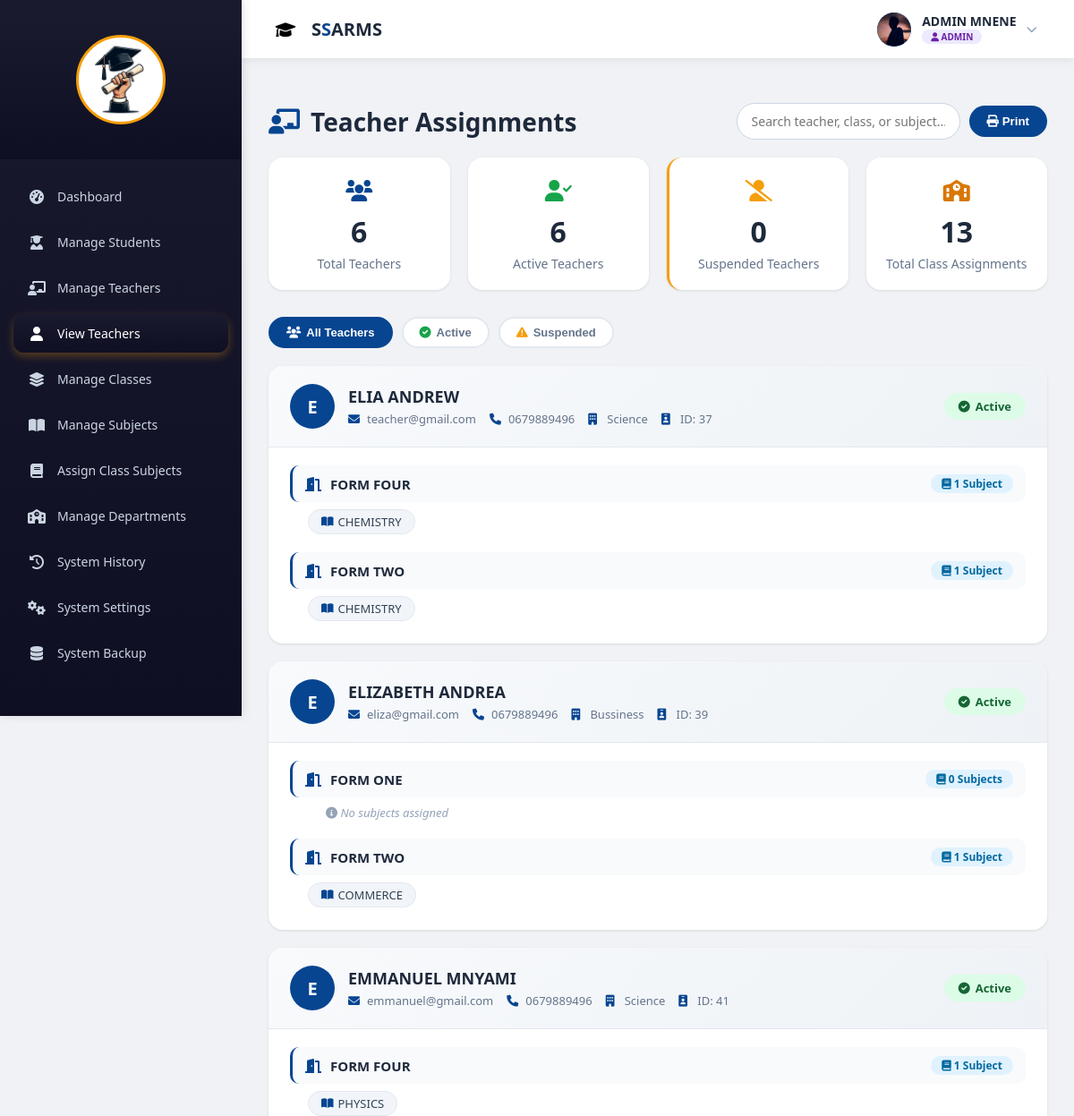
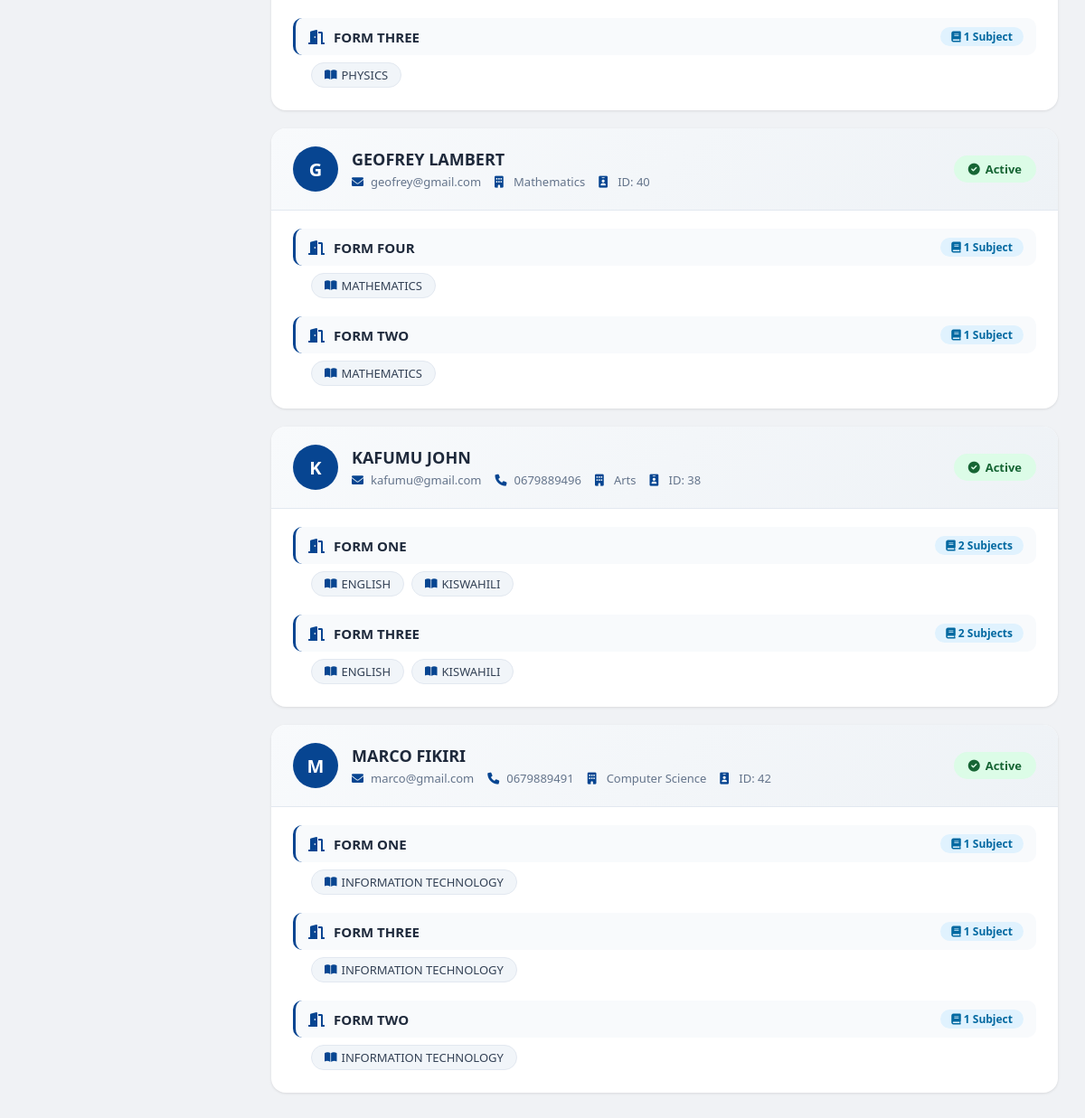
Page /admin/view_teachers.php (signed in) on the committed database (2 pictures, top to bottom).
### tables this page shows
CREATE TABLE `teacher` (
  `teacher_id` int(11) NOT NULL AUTO_INCREMENT,
  `user_id` int(11) NOT NULL,
  `phone_no` varchar(15) DEFAULT NULL,
  `department_id` int(11) DEFAULT NULL,
  `status` enum('active','inactive') DEFAULT 'active',
  PRIMARY KEY (`teacher_id`),
  UNIQUE KEY `user_id` (`user_id`),
  KEY `fk_teacher_department` (`department_id`),
  CONSTRAINT `fk_teacher_department` FOREIGN KEY (`department_id`) REFERENCES `department` (`department_id`),
  CONSTRAINT `teacher_ibfk_1` FOREIGN KEY (`user_id`) REFERENCES `users` (`user_id`) ON DELETE CASCADE ON UPDATE CASCADE
);

CREATE TABLE `users` (
  `user_id` int(11) NOT NULL AUTO_INCREMENT,
  `full_name` varchar(150) NOT NULL,
  `email` varchar(150) NOT NULL,
  `password` varchar(255) NOT NULL,
  `role` enum('admin','teacher','student','academic') NOT NULL,
  `phone` varchar(20) DEFAULT NULL,
  `gender` enum('male','female') DEFAULT NULL,
  `created_at` timestamp NULL DEFAULT current_timestamp(),
  `reset_token` varchar(255) DEFAULT NULL,
  `profile_pic` varchar(255) DEFAULT NULL,
  `status` enum('active','suspended') DEFAULT 'active',
  PRIMARY KEY (`user_id`),
  UNIQUE KEY `email` (`email`)
);

CREATE TABLE `department` (
  `department_id` int(11) NOT NULL AUTO_INCREMENT,
  `department_name` varchar(100) NOT NULL,
  PRIMARY KEY (`department_id`)
);

CREATE TABLE `class` (
  `class_id` int(11) NOT NULL AUTO_INCREMENT,
  `class_name` varchar(100) NOT NULL,
  `stream` varchar(50) DEFAULT NULL,
  `created_at` timestamp NULL DEFAULT current_timestamp(),
  `reg_prefix` varchar(2) NOT NULL,
  `level` int(11) NOT NULL,
  PRIMARY KEY (`class_id`)
);

### admin/view_teachers.php (the view, shortened to what this page needs)
<?php
include '../db.php';
$teachers_query = mysqli_query($conn, "
    SELECT
        t.teacher_id,
        u.full_name,
        u.email,
        t.phone_no,
        u.status,
        d.department_name,
        d.department_id
    FROM teacher t
    INNER JOIN users u ON t.user_id = u.user_id
    LEFT JOIN department d ON t.department_id = d.department_id
    ORDER BY u.full_name ASC
");
$teacher_assignments = [];
while ($teacher = mysqli_fetch_assoc($teachers_query)) {
    $teacher_id = $teacher['teacher_id'];
    $assignments_query = mysqli_query($conn, "
        SELECT
            c.class_id,
            c.class_name,
            GROUP_CONCAT(
                CONCAT(s.subject_name, ' (', ts.teacher_subject_id, ')')
                ORDER BY s.subject_name ASC
                SEPARATOR '|||'
            ) as subjects,
            COUNT(DISTINCT ts.subject_id) as subject_count
        FROM teacher_class tc
        INNER JOIN class c ON tc.class_id = c.class_id
        LEFT JOIN teacher_subject ts ON ts.teacher_id = tc.teacher_id AND ts.class_id = tc.class_id
        LEFT JOIN subject s ON ts.subject_id = s.subject_id
        WHERE tc.teacher_id = '$teacher_id'
        GROUP BY c.class_id, c.class_name
        ORDER BY c.class_name ASC
    ");
    $classes = [];
    while ($assignment = mysqli_fetch_assoc($assignments_query)) {
        $subjects = [];
        if ($assignment['subjects']) {
            $subject_list = explode('|||', $assignment['subjects']);
            foreach ($subject_list as $subject_item) {
                $subject_name = preg_replace('/\s*\([^)]*\)\s*/', '', $subject_item);
                $subjects[] = $subject_name;
            }
        }
        $classes[] = [
            'class_name' => $assignment['class_name'],
            'subject_count' => $assignment['subject_count'],
            'subjects' => $subjects
        ];
    }
    $teacher['classes'] = $classes;
    $teacher_assignments[] = $teacher;
}
?>
<!DOCTYPE html>
<html lang="en">
<head>
    <link rel="stylesheet" href="https://cdnjs.cloudflare.com/ajax/libs/font-awesome/6.0.0/css/all.min.css">
</head>
<body>
<?php include 'admin_sidebar.php'; ?>
<?php include '../auth/topbar.php'; ?>
<div class="main">
    <div class="page-header">
        <h1>
            <i class="fas fa-chalkboard-teacher"></i>
            Teacher Assignments
        </h1>
        <div class="search-box">
            <input type="text" id="searchInput" placeholder="Search teacher, class, or subject..." onkeyup="filterTeachers()">
            <button onclick="window.print()">
                <i class="fas fa-print"></i> Print
            </button>
        </div>
    </div>
    <?php
    $total_teachers = count($teacher_assignments);
    $total_classes = 0;
    $active_teachers = 0;
    $suspended_teachers = 0;
    foreach ($teacher_assignments as $teacher) {
        $status = strtolower($teacher['status'] ?? 'active');
        if ($status == 'active') {
            $active_teachers++;
        } elseif ($status == 'suspended') {
            $suspended_teachers++;
        } else {
            $active_teachers++;
        }
        $total_classes += count($teacher['classes']);
    }
    ?>
    <div class="stats-grid">
        <div class="stat-card">
            <div class="icon"><i class="fas fa-users" style="color:#074591;"></i></div>
            <div class="number"><?= $total_teachers ?></div>
            <div class="label">Total Teachers</div>
        </div>
        <div class="stat-card">
            <div class="icon"><i class="fas fa-user-check" style="color:#16a34a;"></i></div>
            <div class="number"><?= $active_teachers ?></div>
            <div class="label">Active Teachers</div>
        </div>
        <div class="stat-card" style="border-left: 3px solid #f59e0b;">
            <div class="icon"><i class="fas fa-user-slash" style="color:#f59e0b;"></i></div>
            <div class="number"><?= $suspended_teachers ?></div>
            <div class="label">Suspended Teachers</div>
        </div>
        <div class="stat-card">
            <div class="icon"><i class="fas fa-school" style="color:#d97706;"></i></div>
            <div class="number"><?= $total_classes ?></div>
            <div class="label">Total Class Assignments</div>
        </div>
    </div>
    <div class="filter-buttons">
        <button class="filter-btn active" data-filter="all" onclick="filterByStatus('all')">
            <i class="fas fa-users"></i> All Teachers
        </button>
        <button class="filter-btn" data-filter="active" onclick="filterByStatus('active')">
            <i class="fas fa-check-circle" style="color:#16a34a;"></i> Active
        </button>
        <button class="filter-btn" data-filter="suspended" onclick="filterByStatus('suspended')">
            <i class="fas fa-exclamation-triangle" style="color:#f59e0b;"></i> Suspended
        </button>
    </div>
    <div class="teacher-grid" id="teacherGrid">
        <?php if(count($teacher_assignments) > 0): ?>
            <?php foreach($teacher_assignments as $teacher): ?>
                <div class="teacher-card" data-teacher="<?= strtolower($teacher['full_name']) ?>">
                    <div class="teacher-header">
                        <div class="teacher-info">
                            <div class="teacher-avatar">
                                <?= strtoupper(substr($teacher['full_name'], 0, 1)) ?>
                            </div>
                            <div class="teacher-details">
                                <h3><?= htmlspecialchars($teacher['full_name']) ?></h3>
                                <div class="sub-info">
                                    <span>
                                        <i class="fas fa-envelope"></i>
                                        <?= htmlspecialchars($teacher['email']) ?>
                                    </span>
                                    <?php if($teacher['phone_no']): ?>
                                        <span>
                                            <i class="fas fa-phone"></i>
                                            <?= htmlspecialchars($teacher['phone_no']) ?>
                                        </span>
                                    <?php endif; ?>
                                    <span>
                                        <i class="fas fa-building"></i>
                                        <?= htmlspecialchars($teacher['department_name'] ?? 'No Department') ?>
                                    </span>
                                    <span>
                                        <i class="fas fa-id-badge"></i>
                                        ID: <?= htmlspecialchars($teacher['teacher_id']) ?>
                                    </span>
                                </div>
                            </div>
                        </div>
                        <?php
                        $status_class = 'status-active';
                        $status_icon = 'fa-check-circle';
                        $status_text = ucfirst($teacher['status'] ?? 'Active');
                        ?>
                        <span class="teacher-status <?= $status_class ?>">
                            <i class="fas <?= $status_icon ?>"></i>
                            <?= $status_text ?>
                        </span>
                    </div>
                    <div class="teacher-body">
                        <?php if(count($teacher['classes']) > 0): ?>
                            <?php foreach($teacher['classes'] as $class): ?>
                                <div class="class-section">
                                    <div class="class-title">
                                        <i class="fas fa-door-open" style="color:#074591;"></i>
                                        <h4><?= htmlspecialchars($class['class_name']) ?></h4>
                                        <span class="subject-count">
                                            <i class="fas fa-book"></i>
                                            <?= $class['subject_count'] ?> Subject<?= $class['subject_count'] != 1 ? 's' : '' ?>
                                        </span>
                                    </div>
                                    <div class="subject-list">
                                        <?php if(count($class['subjects']) > 0): ?>
                                            <?php foreach($class['subjects'] as $subject): ?>
                                                <span class="subject-tag">
                                                    <i class="fas fa-book-open"></i>
                                                    <?= htmlspecialchars($subject) ?>
                                                </span>
                                            <?php endforeach; ?>
                                        <?php else: ?>
                                            <span class="no-subjects">
                                                <i class="fas fa-info-circle"></i>
                                                No subjects assigned
                                            </span>
                                        <?php endif; ?>
                                    </div>
                                </div>
                            <?php endforeach; ?>
                        <?php endif; ?>
                    </div>
                </div>
            <?php endforeach; ?>
        <?php endif; ?>
    </div>
</div>
</body>
</html>

### admin/view_teachers.php (style rules this page uses)
* { margin: 0; padding: 0; box-sizing: border-box; }
body { font-family: 'Segoe UI', Tahoma, Geneva, Verdana, sans-serif; background: #f1f5f9; }
.main { margin-left: 270px; margin-top: 85px; padding: 30px; }
.page-header { display: flex; justify-content: space-between; align-items: center; margin-bottom: 20px; flex-wrap: wrap; gap: 15px; }
.page-header h1 { color: #1e293b; font-size: 28px; display: flex; align-items: center; gap: 12px; }
.page-header h1 i { color: #074591; }
.search-box { display: flex; gap: 10px; align-items: center; }
.search-box input { padding: 10px 16px; border: 1px solid #cbd5e1; border-radius: 30px; font-size: 14px; width: 250px; transition: all 0.3s; }
.search-box button { background: #074591; color: white; border: none; padding: 10px 20px; border-radius: 30px; cursor: pointer; font-weight: 600; transition: all 0.3s; }
.stats-grid { display: grid; grid-template-columns: repeat(auto-fit, minmax(200px, 1fr)); gap: 20px; margin-bottom: 30px; }
.stat-card { background: white; padding: 20px; border-radius: 16px; box-shadow: 0 1px 3px rgba(0,0,0,0.1); text-align: center; transition: transform 0.3s; }
.stat-card .number { font-size: 32px; font-weight: bold; color: #1e293b; }
.stat-card .label { color: #64748b; font-size: 14px; margin-top: 5px; }
.stat-card .icon { font-size: 24px; margin-bottom: 8px; }
.filter-buttons { display: flex; gap: 10px; flex-wrap: wrap; margin-bottom: 20px; }
.filter-btn { padding: 8px 18px; border: 2px solid #e2e8f0; border-radius: 30px; background: white; color: #64748b; cursor: pointer; font-weight: 600; font-size: 13px; transition: all 0.3s; display: flex; align-items: center; gap: 6px; }
.filter-btn.active { background: #074591; border-color: #074591; color: white; }
.filter-btn.active i { color: white !important; }
.teacher-grid { display: grid; grid-template-columns: 1fr; gap: 20px; }
.teacher-card { background: white; border-radius: 16px; box-shadow: 0 1px 3px rgba(0,0,0,0.1); overflow: hidden; transition: all 0.3s; }
.teacher-header { padding: 20px 24px; background: linear-gradient(135deg, #f8fafc 0%, #eef2f6 100%); border-bottom: 1px solid #e2e8f0; display: flex; justify-content: space-between; align-items: center; flex-wrap: wrap; gap: 15px; }
.teacher-info { display: flex; align-items: center; gap: 15px; flex-wrap: wrap; }
.teacher-avatar { width: 50px; height: 50px; border-radius: 50%; background: #074591; color: white; display: flex; align-items: center; justify-content: center; font-size: 20px; font-weight: bold; }
.teacher-details h3 { color: #1e293b; font-size: 18px; }
.teacher-details .sub-info { display: flex; gap: 15px; flex-wrap: wrap; margin-top: 4px; }
.teacher-details .sub-info span { color: #64748b; font-size: 13px; display: flex; align-items: center; gap: 5px; }
.teacher-details .sub-info span i { color: #074591; width: 16px; }
.teacher-status { padding: 6px 16px; border-radius: 30px; font-size: 13px; font-weight: 600; display: inline-flex; align-items: center; gap: 6px; }
.status-active { background: #dcfce7; color: #166534; }
.teacher-body { padding: 20px 24px; }
.class-section { margin-bottom: 15px; }
.class-section:last-child { margin-bottom: 0; }
.class-title { display: flex; align-items: center; gap: 10px; padding: 10px 14px; background: #f8fafc; border-radius: 10px; margin-bottom: 8px; border-left: 3px solid #074591; }
.class-title h4 { color: #1e293b; font-size: 15px; }
.class-title .subject-count { background: #e0f2fe; color: #0369a1; padding: 2px 12px; border-radius: 30px; font-size: 12px; font-weight: 600; margin-left: auto; }
.subject-list { display: flex; flex-wrap: wrap; gap: 8px; padding-left: 20px; padding-bottom: 5px; }
.subject-tag { background: #f1f5f9; border: 1px solid #e2e8f0; padding: 4px 14px; border-radius: 20px; font-size: 13px; color: #334155; display: inline-flex; align-items: center; gap: 5px; transition: all 0.2s; }
.subject-tag i { color: #074591; font-size: 12px; }
.no-subjects { color: #94a3b8; font-size: 13px; font-style: italic; padding-left: 20px; }

### admin/admin_sidebar.php (style rules this page uses)
* { margin: 0; padding: 0; box-sizing: border-box; }
body { font-family: 'Segoe UI', Arial, sans-serif; background: #f0f2f5; }
input, select, textarea { border: 1px solid #cbd5e1; border-radius: 8px; padding: 10px 12px; width: 100%; font-family: inherit; transition: all 0.3s ease; }

### rows in the picture
teacher: user.full_name "E", user.full_name "ELIA ANDREW", user.email "teacher@gmail.com", phone_no "0679889496", department.department_name "Science", teacher_id "37", user.status "Active", class_name "FORM FOUR", subject_count "1", subject "CHEMISTRY", class_name "FORM TWO"
teacher: user.full_name "E", user.full_name "ELIZABETH ANDREA", user.email "eliza@gmail.com", phone_no "0679889496", department.department_name "Bussiness", teacher_id "39", user.status "Active", class_name "FORM TWO", subject_count "1", subject "COMMERCE"
class: class_name "FORM ONE", subject_count "0", shows "No subjects assigned", subject_count "2", subject "ENGLISH", subject "KISWAHILI", subject_count "1", subject "INFORMATION TECHNOLOGY"
teacher: user.full_name "E", user.full_name "EMMANUEL MNYAMI", user.email "emmanuel@gmail.com", phone_no "0679889496", department.department_name "Science", teacher_id "41", user.status "Active", class_name "FORM FOUR", subject_count "1", subject "PHYSICS", class_name "FORM THREE"
teacher: user.full_name "G", user.full_name "GEOFREY LAMBERT", user.email "geofrey@gmail.com", department.department_name "Mathematics", teacher_id "40", user.status "Active", class_name "FORM FOUR", subject_count "1", subject "MATHEMATICS", class_name "FORM TWO"
teacher: user.full_name "K", user.full_name "KAFUMU JOHN", user.email "kafumu@gmail.com", phone_no "0679889496", department.department_name "Arts", teacher_id "38", user.status "Active"
class: class_name "FORM THREE", subject_count "2", subject "ENGLISH", subject "KISWAHILI"
teacher: user.full_name "M", user.full_name "MARCO FIKIRI", user.email "marco@gmail.com", phone_no "0679889491", department.department_name "Computer Science", teacher_id "42", user.status "Active", class_name "FORM THREE", subject_count "1", subject "INFORMATION TECHNOLOGY", class_name "FORM TWO"

### other values in the picture
$full_name "ADMIN MNENE"
$user_role "ADMIN"
$total_teachers "6"
$active_teachers "6"
$suspended_teachers "0"
$total_classes "13"
